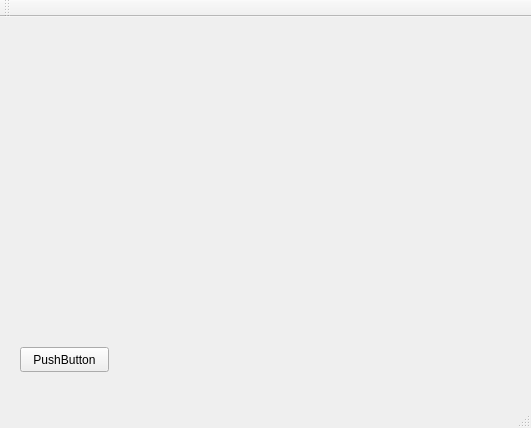
<?xml version="1.0" encoding="UTF-8"?>
<ui version="4.0">
 <class>MainWindow</class>
 <widget class="QMainWindow" name="MainWindow">
  <property name="geometry">
   <rect>
    <x>0</x>
    <y>0</y>
    <width>531</width>
    <height>428</height>
   </rect>
  </property>
  <property name="windowTitle">
   <string>MainWindow</string>
  </property>
  <widget class="QWidget" name="centralWidget">
   <widget class="QPushButton" name="pushButton">
    <property name="geometry">
     <rect>
      <x>20</x>
      <y>330</y>
      <width>89</width>
      <height>25</height>
     </rect>
    </property>
    <property name="text">
     <string>PushButton</string>
    </property>
   </widget>
  </widget>
  <widget class="QMenuBar" name="menuBar">
   <property name="geometry">
    <rect>
     <x>0</x>
     <y>0</y>
     <width>531</width>
     <height>22</height>
    </rect>
   </property>
  </widget>
  <widget class="QToolBar" name="mainToolBar">
   <attribute name="toolBarArea">
    <enum>TopToolBarArea</enum>
   </attribute>
   <attribute name="toolBarBreak">
    <bool>false</bool>
   </attribute>
  </widget>
  <widget class="QStatusBar" name="statusBar"/>
 </widget>
 <layoutdefault spacing="6" margin="11"/>
 <resources/>
 <connections/>
</ui>
